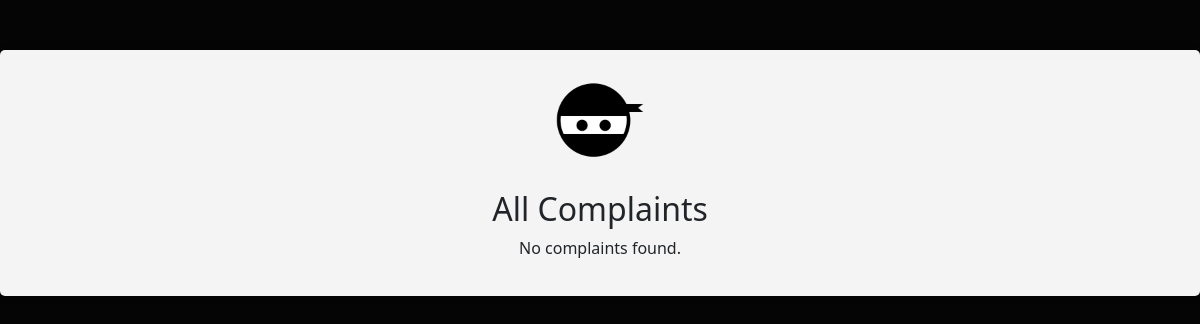
Before: /manager/handleguestcomplain.php with the older database file.
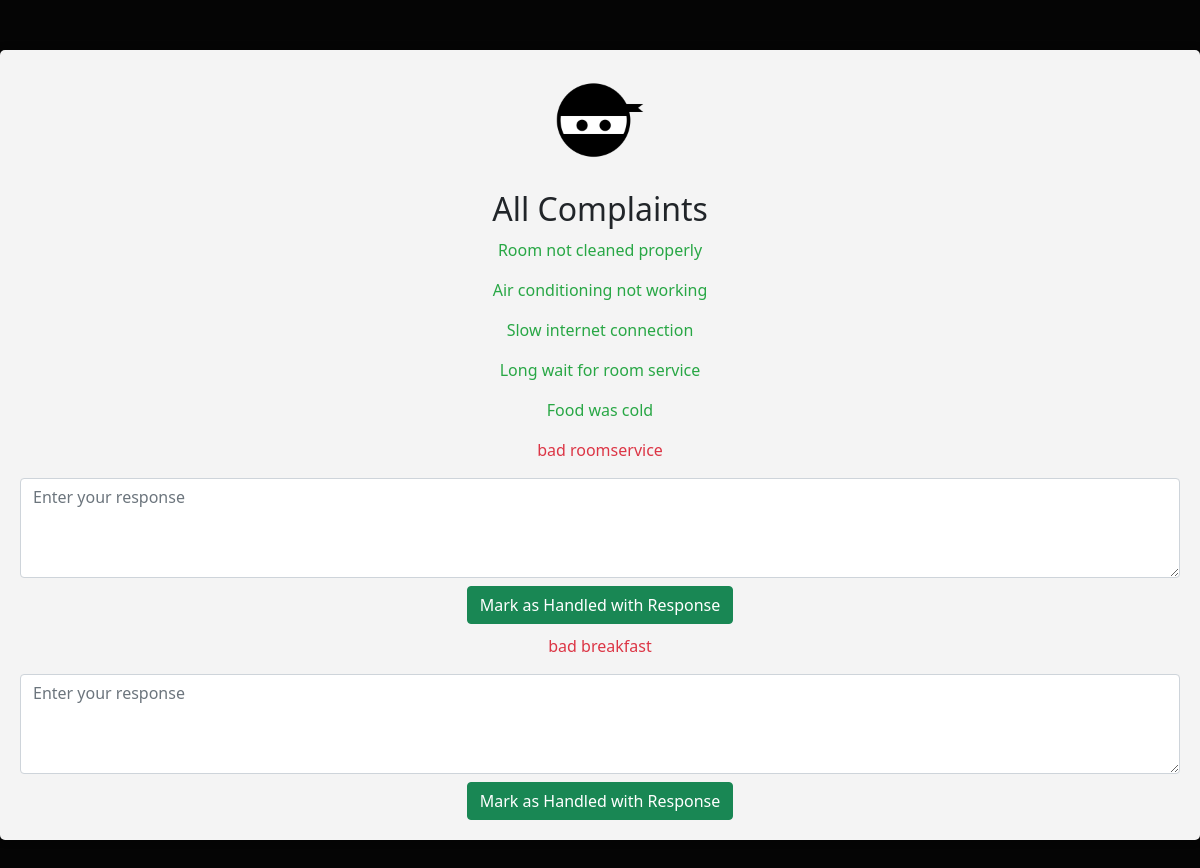
After: the same page with the newer database file.
### tables this page shows
CREATE TABLE `complain` (
  `complain_ID` int(20) NOT NULL,
  `description` varchar(40) DEFAULT NULL,
  `date` date DEFAULT NULL,
  `response` varchar(100) DEFAULT NULL,
  `guest_ID` int(20) DEFAULT NULL,
  `staff_ID` int(20) DEFAULT NULL
);

### manager/handleguestcomplain.php (the view, shortened to what this page needs)
<?php include '../tools/connection.php'; ?>
<!DOCTYPE html>
<html lang="en">
<head>
    <link rel="stylesheet" href="../css/bootstrap.min.css">
</head>
<body style="background-color: rgb(5,5,5);">
    <div class="container1 text-center">
        <div class="complaint-box">
            <img src="../images/ninja.png" alt="Complaint Image" class="complaint-img" height="100px">
            <h2>All Complaints</h2>
            <?php
                $complaintsQuery = "SELECT * FROM `complain`";
                $result = $conn->query($complaintsQuery);
                if ($result->num_rows > 0) {
                    while ($row = $result->fetch_assoc()) {
                        $complaintId = $row['complain_ID'];
                        $complaintText = $row['description'];
                        $response = $row['response'];
                        $class = $response ? 'handled' : 'unhandled';
                        echo "
                        <div class='complaint-text $class'>
                            <p>{$complaintText}</p>";
                        if(!$response) {
                            echo "
                            <form action='' method='post'>
                                <input type='hidden' name='complaintId' value='{$complaintId}'>
                                <textarea class='form-control response-textarea' name='response' placeholder='Enter your response'></textarea>
                                <button type='submit' class='btn btn-success mt-2' name='handleComplaint'>Mark as Handled with Response</button>
                            </form>";
                        }
                        echo "
                        </div>
                        ";
                    }
                } else {
                    echo "<p>No complaints found.</p>";
                }
            ?>
        </div>
    </div>
</body>
</html>

Changed rows visible on the page:
added complain: description "Room not cleaned properly"
added complain: description "Air conditioning not working"
added complain: description "Slow internet connection"
added complain: description "Long wait for room service"
added complain: description "Food was cold"
added complain: description "bad roomservice"
added complain: description "bad breakfast"
Other visible differences:
text no longer shown: "No complaints found."
